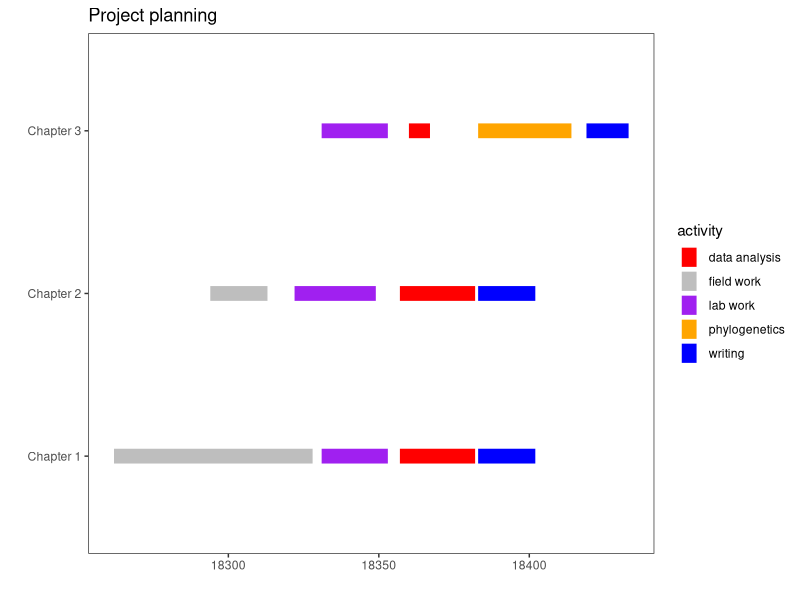

Recreate this plot in R.
## ---- chunk 1
library(ggplot2)
library(readr)
# Load data
gnatt <-
  read_csv("gnatt.csv", col_types = cols(
    end = col_date(format = "%d/%m/%Y"),
    start = col_date(format = "%d/%m/%Y")
  ))

## Set factor level to order the activities on the plot

gnatt$chapter <- factor(gnatt$chapter)

plot_gnatt <- qplot(
  ymin = start,
  ymax = end,
  x = chapter,
  colour = activity,
  geom = "linerange",
  data = gnatt,
  size = I(5)
) +
  scale_colour_manual(values = c("red", "grey", "purple", "orange", "blue")) +
  coord_flip() +
  theme_bw() +
  theme(panel.grid = element_blank()) +
  xlab("") +
  ylab("") +
  ggtitle("Project planning")
plot_gnatt
